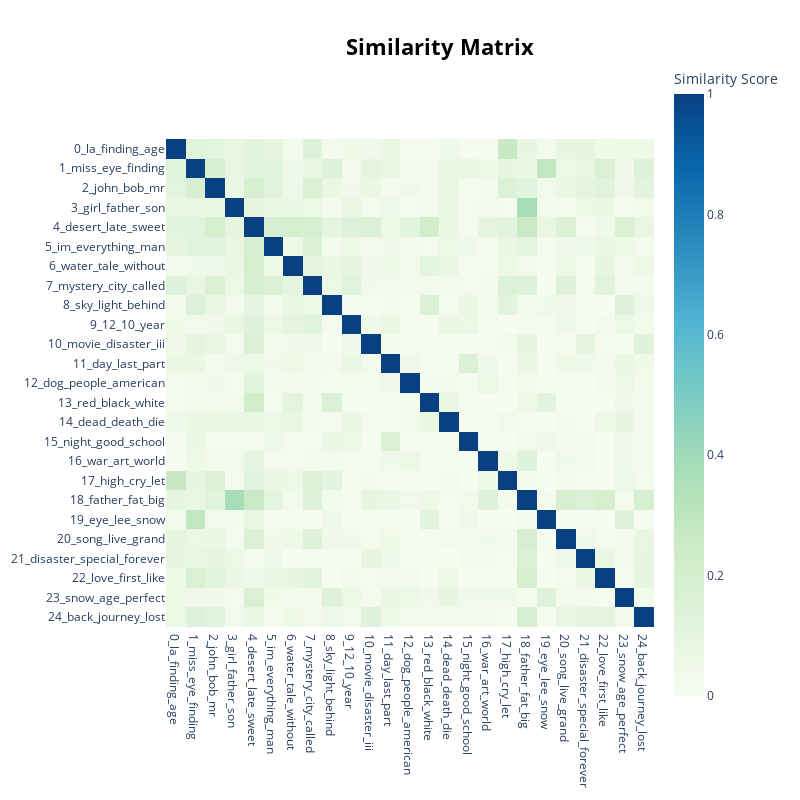

The code cell stored with this chart in its notebook:
### Code cell
# Visualize similarity using heatmap
topic_model_title.visualize_heatmap()

### Figure 1 — Plotly figure (JSON) as saved in the notebook; plotly's stock layout.template omitted (floating-point values rounded to 4 significant figures; data arrays with more than 128 entries replaced by an {"elided": "..."} marker saying what was removed)
{"data": [{"coloraxis": "coloraxis", "hovertemplate": "x: %{x}<br>y: %{y}<br>Similarity Score: %{z}<extra></extra>", "type": "heatmap", "x": ["0_la_finding_age", "1_miss_eye_finding", "2_john_bob_mr", "3_girl_father_son", "4_desert_late_sweet", "5_im_everything_man", "6_water_tale_without", "7_mystery_city_called", "8_sky_light_behind", "9_12_10_year", "10_movie_disaster_iii", "11_day_last_part", "12_dog_people_american", "13_red_black_white", "14_dead_death_die", "15_night_good_school", "16_war_art_world", "17_high_cry_let", "18_father_fat_big", "19_eye_lee_snow", "20_song_live_grand", "21_disaster_special_forever", "22_love_first_like", "23_snow_age_perfect", "24_back_journey_lost"], "y": ["0_la_finding_age", "1_miss_eye_finding", "2_john_bob_mr", "3_girl_father_son", "4_desert_late_sweet", "5_im_everything_man", "6_water_tale_without", "7_mystery_city_called", "8_sky_light_behind", "9_12_10_year", "10_movie_disaster_iii", "11_day_last_part", "12_dog_people_american", "13_red_black_white", "14_dead_death_die", "15_night_good_school", "16_war_art_world", "17_high_cry_let", "18_father_fat_big", "19_eye_lee_snow", "20_song_live_grand", "21_disaster_special_forever", "22_love_first_like", "23_snow_age_perfect", "24_back_journey_lost"], "z": {"elided": "25x25 float values"}}], "layout": {"coloraxis": {"colorbar": {"title": {"text": "Similarity Score"}}, "colorscale": [[0, "rgb(247,252,240)"], [0.125, "rgb(224,243,219)"], [0.25, "rgb(204,235,197)"], [0.375, "rgb(168,221,181)"], [0.5, "rgb(123,204,196)"], [0.625, "rgb(78,179,211)"], [0.75, "rgb(43,140,190)"], [0.875, "rgb(8,104,172)"], [1, "rgb(8,64,129)"]]}, "height": 800, "hoverlabel": {"bgcolor": "white", "font": {"family": "Rockwell", "size": 16}}, "legend": {"title": {"text": "Trend"}}, "margin": {"t": 60}, "showlegend": true, "title": {"font": {"color": "Black", "size": 22}, "text": "<b>Similarity Matrix</b>", "x": 0.55, "xanchor": "center", "y": 0.95, "yanchor": "top"}, "width": 800, "xaxis": {"constrain": "domain", "scaleanchor": "y"}, "yaxis": {"autorange": "reversed", "constrain": "domain"}}}
